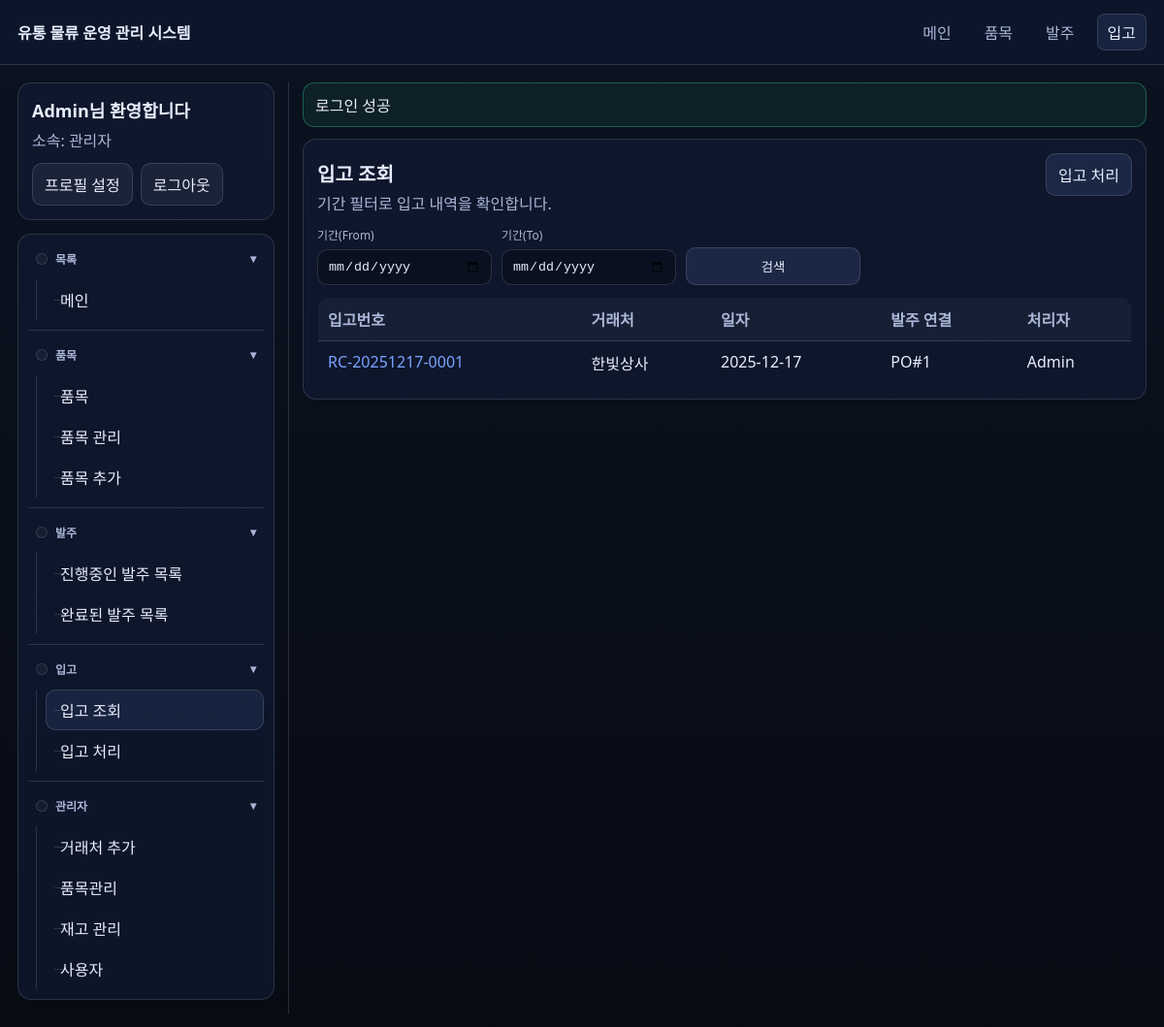
The app's page /receipt_list.php (signed in) with its own data.
### tables this page shows
CREATE TABLE receipts (
  id BIGINT UNSIGNED NOT NULL AUTO_INCREMENT,
  receipt_no VARCHAR(30) NOT NULL,
  purchase_order_id BIGINT UNSIGNED NULL,
  supplier_id BIGINT UNSIGNED NOT NULL,
  received_by BIGINT UNSIGNED NOT NULL,
  receipt_date DATE NOT NULL,
  notes TEXT NULL,
  created_at DATETIME NOT NULL DEFAULT CURRENT_TIMESTAMP,
  PRIMARY KEY (id),
  UNIQUE KEY uq_receipt_no (receipt_no),
  KEY idx_receipts_supplier_date (supplier_id, receipt_date),
  KEY idx_receipts_po (purchase_order_id),
  CONSTRAINT fk_receipts_po FOREIGN KEY (purchase_order_id) REFERENCES purchase_orders(id)
    ON UPDATE CASCADE ON DELETE SET NULL,
  CONSTRAINT fk_receipts_supplier FOREIGN KEY (supplier_id) REFERENCES suppliers(id)
    ON UPDATE CASCADE ON DELETE RESTRICT,
  CONSTRAINT fk_receipts_user FOREIGN KEY (received_by) REFERENCES users(id)
    ON UPDATE CASCADE ON DELETE RESTRICT
);

CREATE TABLE users (
  id BIGINT UNSIGNED NOT NULL AUTO_INCREMENT,
  email VARCHAR(190) NOT NULL,
  password_hash VARCHAR(255) NOT NULL,
  name VARCHAR(100) NOT NULL,
  phone VARCHAR(50) NULL,
  role ENUM('admin','user') NOT NULL DEFAULT 'user',
  supplier_id BIGINT UNSIGNED NULL,
  created_at DATETIME NOT NULL DEFAULT CURRENT_TIMESTAMP,
  updated_at DATETIME NOT NULL DEFAULT CURRENT_TIMESTAMP ON UPDATE CURRENT_TIMESTAMP,
  PRIMARY KEY (id),
  UNIQUE KEY uq_users_email (email),
  KEY idx_users_supplier (supplier_id),
  CONSTRAINT fk_users_supplier FOREIGN KEY (supplier_id) REFERENCES suppliers(id)
    ON UPDATE CASCADE ON DELETE SET NULL
);

CREATE TABLE suppliers (
  id BIGINT UNSIGNED NOT NULL AUTO_INCREMENT,
  name VARCHAR(150) NOT NULL,
  contact_name VARCHAR(100) NULL,
  phone VARCHAR(50) NULL,
  email VARCHAR(190) NULL,
  notes TEXT NULL,
  created_at DATETIME NOT NULL DEFAULT CURRENT_TIMESTAMP,
  updated_at DATETIME NOT NULL DEFAULT CURRENT_TIMESTAMP ON UPDATE CURRENT_TIMESTAMP,
  PRIMARY KEY (id),
  UNIQUE KEY uq_suppliers_name (name)
);

### includes/bootstrap.php (called while the page is built, shortened)
<?php
function e(?string $value): string {
  return htmlspecialchars((string)$value, ENT_QUOTES | ENT_SUBSTITUTE, 'UTF-8');
}
function url(string $path): string {
  $path = '/' . ltrim($path, '/');
  return $path;
}
function starts_with(string $haystack, string $needle): bool {
  return strncmp($haystack, $needle, strlen($needle)) === 0;
}
spl_autoload_register(function ($class) {
  $base = __DIR__ . '/../classes/';
  $path = $base . str_replace('\\', '/', $class) . '.php';
});
require_once __DIR__ . '/flash.php';
require_once __DIR__ . '/auth.php';

### includes/auth.php (called while the page is built, shortened)
<?php
function current_user(): ?array {
  return $_SESSION['user'] ?? null;
}
function is_admin(): bool {
  $u = current_user();
  return $u && ($u['role'] ?? '') === 'admin';
}

### classes/Receipt.php (called while the page is built, shortened)
<?php
final class Receipt {
  public static function list(PDO $db, array $filters = []): array {
    $from = trim((string)($filters['from'] ?? ''));
    $to = trim((string)($filters['to'] ?? ''));
    $supplierId = (int)($filters['supplier_id'] ?? 0);
    $where = ['1=1'];
    $params = [];
    $sql = 'SELECT r.id, r.receipt_no, r.receipt_date, r.created_at,
                   sp.name AS supplier_name,
                   u.name AS received_by_name,
                   r.purchase_order_id
            FROM receipts r
            JOIN suppliers sp ON sp.id = r.supplier_id
            JOIN users u ON u.id = r.received_by
            WHERE ' . implode(' AND ', $where) .
            ' ORDER BY r.receipt_date DESC, r.id DESC
            LIMIT 200';
    $st = $db->prepare($sql);
    $st->execute($params);
    return $st->fetchAll();
  }
}

### includes/flash.php (called while the page is built, shortened)
<?php
function flash_get(): ?array {
  $flash = $_SESSION[FLASH_KEY];
  return is_array($flash) ? $flash : null;
}

### receipt_list.php (the view, shortened to what this page needs)
<?php
require_once __DIR__ . '/includes/bootstrap.php';
$db = db();
$from = trim((string)($_GET['from'] ?? ''));
$to = trim((string)($_GET['to'] ?? ''));
$supplierId = 0;
$rows = Receipt::list($db, ['from' => $from, 'to' => $to, 'supplier_id' => $supplierId]);
require_once __DIR__ . '/includes/header.php';
?>
<div class="card">
  <div class="kpi">
    <div>
      <h1 class="h1" style="margin-bottom:4px">입고 조회</h1>
      <div class="muted">기간 필터로 입고 내역을 확인합니다.</div>
    </div>
    <div>
      <a class="btn" href="<?= e(url('/receipt_create.php')) ?>">입고 처리</a>
    </div>
  </div>
  <form method="get" action="<?= e(url('/receipt_list.php')) ?>" style="margin-top:12px">
    <div class="form-row">
      <div class="field">
        <div class="label">기간(From)</div>
        <input class="input" type="date" name="from" value="<?= e($from) ?>" />
      </div>
      <div class="field">
        <div class="label">기간(To)</div>
        <input class="input" type="date" name="to" value="<?= e($to) ?>" />
      </div>
      <div class="field">
        <button class="btn" type="submit">검색</button>
      </div>
    </div>
  </form>
  <table class="table">
    <thead>
      <tr>
        <th>입고번호</th>
        <th>거래처</th>
        <th>일자</th>
        <th>발주 연결</th>
        <th>처리자</th>
      </tr>
    </thead>
    <tbody>
    <?php if (!$rows): ?>
      <tr><td colspan="5" class="muted">검색 결과가 없습니다.</td></tr>
    <?php else: ?>
      <?php foreach ($rows as $r): ?>
        <tr>
          <td><a href="<?= e(url('/receipt_view.php?id=' . (int)$r['id'])) ?>"><?= e($r['receipt_no']) ?></a></td>
          <td><?= e($r['supplier_name']) ?></td>
          <td><?= e($r['receipt_date']) ?></td>
          <td><?= $r['purchase_order_id'] ? e('PO#' . (int)$r['purchase_order_id']) : '-' ?></td>
          <td><?= e($r['received_by_name']) ?></td>
        </tr>
      <?php endforeach; ?>
    <?php endif; ?>
    </tbody>
  </table>
</div>
<?php require_once __DIR__ . '/includes/footer.php'; ?>

### includes/header.php (shortened to what this page needs)
<?php
$me = current_user();
$path = parse_url($_SERVER['REQUEST_URI'] ?? '', PHP_URL_PATH) ?: '';
function nav_active(string $needle, string $path): string {
  return starts_with($path, $needle) ? 'active' : '';
}
?><!doctype html>
<html lang="ko">
<head>
  <link rel="stylesheet" href="<?= e(url('/assets/app.css')) ?>" />
</head>
<body>
  <div class="topbar">
    <div class="brand"><a class="brand" href="<?= e(url('/index.php')) ?>"><?= e(APP_NAME) ?></a></div>
    <div class="nav">
      <a class="<?= e(nav_active('/index.php', $path)) ?>" href="<?= e(url('/index.php')) ?>">메인</a>
      <a class="<?= e(nav_active('/items.php', $path)) ?>" href="<?= e(url('/items.php')) ?>">품목</a>
      <a class="<?= e(nav_active('/po', $path)) ?>" href="<?= e(url('/po_list.php')) ?>">발주</a>
      <a class="<?= e(nav_active('/receipt', $path)) ?>" href="<?= e(url('/receipt_list.php')) ?>">입고</a>
    </div>
  </div>
  <?php if ($me): ?>
    <div class="layout">
      <aside class="sidebar">
        <div class="sidebar-card">
          <div class="sidebar-user-name"><?= e($me['name']) ?>님 환영합니다</div>
          <div class="sidebar-user-meta">
            <div class="muted">
              소속:
              <?php if (is_admin()): ?>
                <?= e('관리자') ?>
              <?php else: ?>
                <?= e(($me['supplier_name'] ?? '') ?: ('거래처 #' . (int)($me['supplier_id'] ?? 0))) ?>
              <?php endif; ?>
            </div>
          </div>
          <div class="sidebar-user-actions">
            <a class="btn secondary" href="<?= e(url('/profile.php')) ?>">프로필 설정</a>
            <a class="btn secondary" href="<?= e(url('/logout.php')) ?>">로그아웃</a>
          </div>
        </div>
        <div class="sidebar-card sidebar-tree">
          <details class="tree-group" open>
            <summary class="tree-summary">목록</summary>
            <div class="tree-items">
              <a class="tree-link <?= e(nav_active('/index.php', $path)) ?>" href="<?= e(url('/index.php')) ?>">메인</a>
            </div>
          </details>
          <details class="tree-group" open>
            <summary class="tree-summary">품목</summary>
            <div class="tree-items">
              <a class="tree-link <?= e(nav_active('/items.php', $path)) ?>" href="<?= e(url('/items.php')) ?>">품목</a>
              <?php if (is_admin()): ?>
                <a class="tree-link <?= e(nav_active('/admin/items.php', $path)) ?>" href="<?= e(url('/admin/items.php')) ?>">품목 관리</a>
              <?php else: ?>
                <a class="tree-link <?= e(nav_active('/inventory_manage.php', $path)) ?>" href="<?= e(url('/inventory_manage.php')) ?>">품목 관리</a>
              <?php endif; ?>
              <a class="tree-link" href="<?= e(url('/items.php#catalog-add')) ?>">품목 추가</a>
            </div>
          </details>
          <details class="tree-group" open>
            <summary class="tree-summary">발주</summary>
            <div class="tree-items">
              <a class="tree-link" href="<?= e(url('/po_list.php?status=OPEN')) ?>">진행중인 발주 목록</a>
              <a class="tree-link" href="<?= e(url('/po_list.php?status=RECEIVED')) ?>">완료된 발주 목록</a>
            </div>
          </details>
          <details class="tree-group" open>
            <summary class="tree-summary">입고</summary>
            <div class="tree-items">
              <a class="tree-link <?= e(nav_active('/receipt_list.php', $path)) ?>" href="<?= e(url('/receipt_list.php')) ?>">입고 조회</a>
              <a class="tree-link <?= e(nav_active('/receipt_create.php', $path)) ?>" href="<?= e(url('/receipt_create.php')) ?>">입고 처리</a>
            </div>
          </details>
          <?php if (is_admin()): ?>
            <details class="tree-group" open>
              <summary class="tree-summary">관리자</summary>
              <div class="tree-items">
                <a class="tree-link <?= e(nav_active('/admin/suppliers.php', $path)) ?>" href="<?= e(url('/admin/suppliers.php')) ?>">거래처 추가</a>
                <a class="tree-link <?= e(nav_active('/admin/items.php', $path)) ?>" href="<?= e(url('/admin/items.php')) ?>">품목관리</a>
                <a class="tree-link <?= e(nav_active('/admin/inventory.php', $path)) ?>" href="<?= e(url('/admin/inventory.php')) ?>">재고 관리</a>
                <a class="tree-link <?= e(nav_active('/admin/users.php', $path)) ?>" href="<?= e(url('/admin/users.php')) ?>">사용자</a>
              </div>
            </details>
          <?php endif; ?>
        </div>
      </aside>
      <main class="main">
        <div class="container">
          <?php $flash = flash_get(); if ($flash): ?>
            <div class="flash <?= e($flash['type']) ?>">
              <?= e($flash['message']) ?>
            </div>
          <?php endif; ?>
  <?php endif; ?>

### assets/app.css (style rules this page uses)
:root { --bg:#0b1220;--card:#101b33;--text:#e8eefc;--muted:#a9b6d6;--border:rgba(232,238,252,.14);--accent:#7aa2ff;--danger:#ff6b6b;--ok:#36d399; }
* { box-sizing:border-box }
body { margin:0;font-family:system-ui,-apple-system,Segoe UI,Roboto,Helvetica,Arial,sans-serif;background:linear-gradient(180deg,var(--bg),#070b14);color:var(--text) }
a { color:var(--accent);text-decoration:none }
.container { max-width:1100px;margin:0 auto;padding:18px }
.topbar { display:flex;align-items:center;justify-content:space-between;gap:12px;padding:14px 18px;border-bottom:1px solid var(--border);background:rgba(16,27,51,.55);backdrop-filter:blur(8px);position:sticky;top:0;z-index:10 }
.brand { font-weight:700;color:var(--text) }
.nav { display:flex;gap:12px;flex-wrap:wrap;align-items:center }
.nav a { color:var(--muted);padding:6px 10px;border-radius:8px;border:1px solid transparent }
.nav a.active { color:var(--text);border-color:var(--border);background:rgba(122,162,255,.10) }
.card { background:rgba(16,27,51,.70);border:1px solid var(--border);border-radius:14px;padding:14px }
.h1 { font-size:20px;margin:0 0 10px 0;word-break:keep-all;overflow-wrap:normal;white-space:nowrap }
.muted { color:var(--muted) }
.table { width:100%;border-collapse:collapse;overflow:hidden;border-radius:12px;border:1px solid var(--border);word-break:keep-all;overflow-wrap:normal }
.table th,.table td { padding:10px 10px;border-bottom:1px solid var(--border);text-align:left;vertical-align:top }
.table th { color:var(--muted);font-weight:600;background:rgba(232,238,252,.04);white-space:nowrap }
.form-row { display:flex;gap:10px;flex-wrap:wrap;align-items:end }
.field { display:flex;flex-direction:column;gap:6px;min-width:180px }
.label { font-size:12px;color:var(--muted);word-break:keep-all;overflow-wrap:normal;white-space:nowrap }
.input,select,textarea { width:100%;padding:9px 10px;border-radius:10px;border:1px solid var(--border);background:rgba(7,11,20,.45);color:var(--text) }
.btn { display:inline-block;padding:9px 12px;border-radius:10px;border:1px solid var(--border);background:rgba(122,162,255,.12);color:var(--text);cursor:pointer }
.btn.secondary { background:rgba(232,238,252,.06) }
.flash { padding:10px 12px;border-radius:12px;border:1px solid var(--border);margin:0 0 12px 0 }
.flash.success { border-color:rgba(54,211,153,.35);background:rgba(54,211,153,.08) }
.kpi { display:flex;gap:10px;align-items:baseline;justify-content:space-between }
.layout { display:flex;gap:14px;max-width:1300px;margin:0 auto;padding:18px }
.sidebar { width:280px;flex:0 0 280px;border-right:1px solid var(--border);padding-right:14px }
.main { flex:1;min-width:0 }
.layout .container { max-width:1100px;margin:0 auto;padding:0 }
.sidebar-card { background:rgba(16,27,51,.70);border:1px solid var(--border);border-radius:14px;padding:14px;margin-bottom:14px }
.sidebar-user-name { font-size:18px;font-weight:800;margin-bottom:6px }
.sidebar-user-meta { display:flex;flex-direction:column;gap:6px }
.sidebar-user-actions { display:flex;gap:8px;flex-wrap:wrap;margin-top:12px }
.sidebar-tree { padding:10px }
.tree-group { border-top:1px solid var(--border);padding-top:10px;margin-top:10px }
.tree-group:first-child { border-top:0;padding-top:0;margin-top:0 }
.tree-summary { list-style:none;cursor:pointer;user-select:none;color:var(--muted);font-weight:700;font-size:12px;display:flex;align-items:center;gap:8px;padding:6px 8px;border-radius:10px }
.tree-summary::before { content:'';width:10px;height:10px;border:1px solid var(--border);border-radius:999px;display:inline-block;flex:0 0 10px;background:rgba(232,238,252,.04) }
.tree-summary::after { content:'▸';margin-left:auto;color:var(--muted);font-size:12px;transform:translateY(-1px) }
.tree-group[open]>.tree-summary::after { content:'▾' }
.tree-items { position:relative;margin-top:6px;padding-left:18px }
.tree-items::before { content:'';position:absolute;left:8px;top:0;bottom:0;width:1px;background:var(--border) }
.tree-link { display:block;position:relative;padding:8px 10px 8px 14px;border-radius:10px;color:var(--text);border:1px solid transparent }
.tree-link::before { content:'';position:absolute;left:8px;top:50%;width:10px;height:1px;background:var(--border) }
.tree-link.active { border-color:var(--border);background:rgba(122,162,255,.10) }

### records on screen
receipts: received_by.name "Admin", receipt_no "RC-20251217-0001", supplier.name "한빛상사", receipt_date "2025-12-17", purchase_order "PO#1"

### other values on screen
APP_NAME "유통 물류 운영 관리 시스템"
$flash['message'] "로그인 성공"
